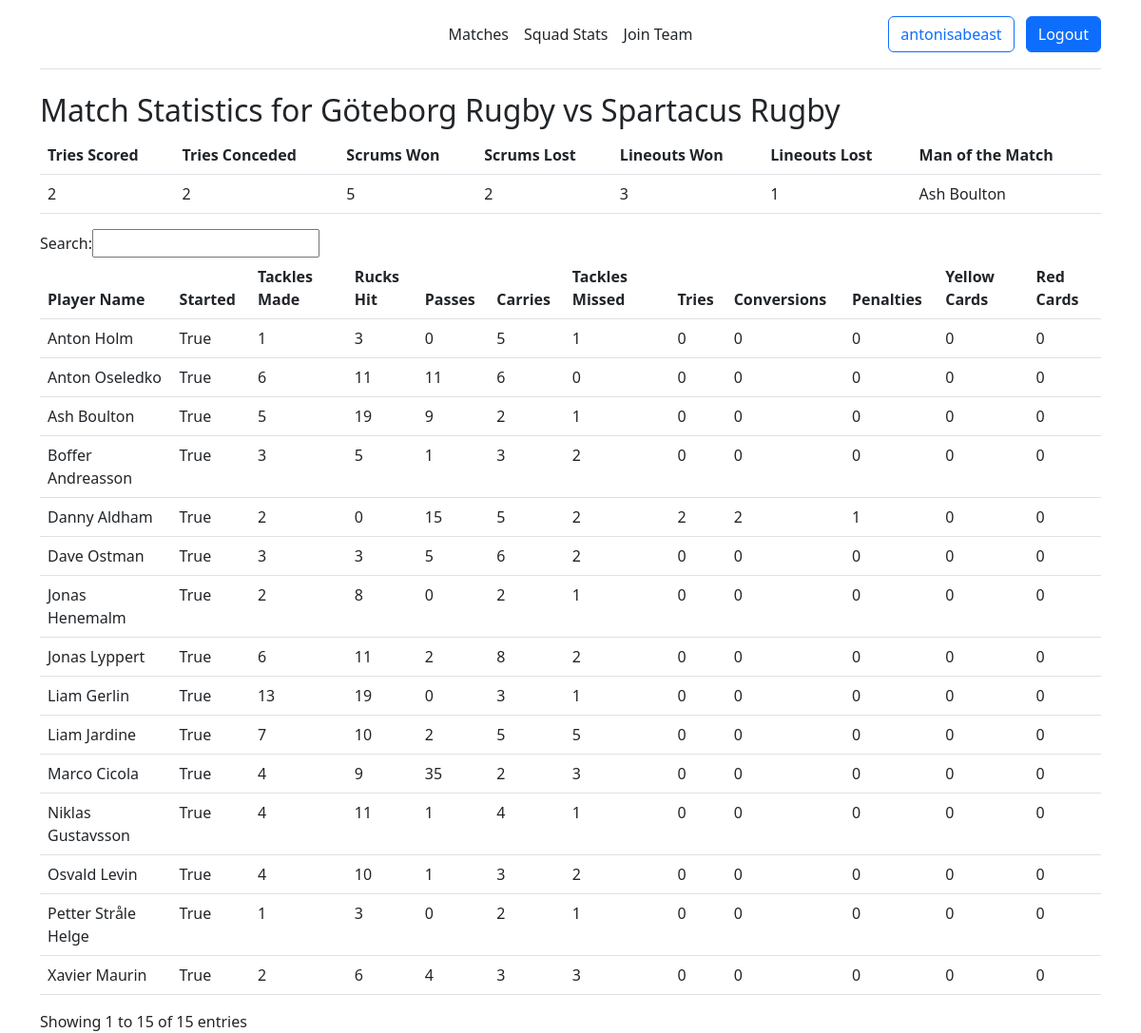
The app's page /match_stats/1/ (signed in), older data.
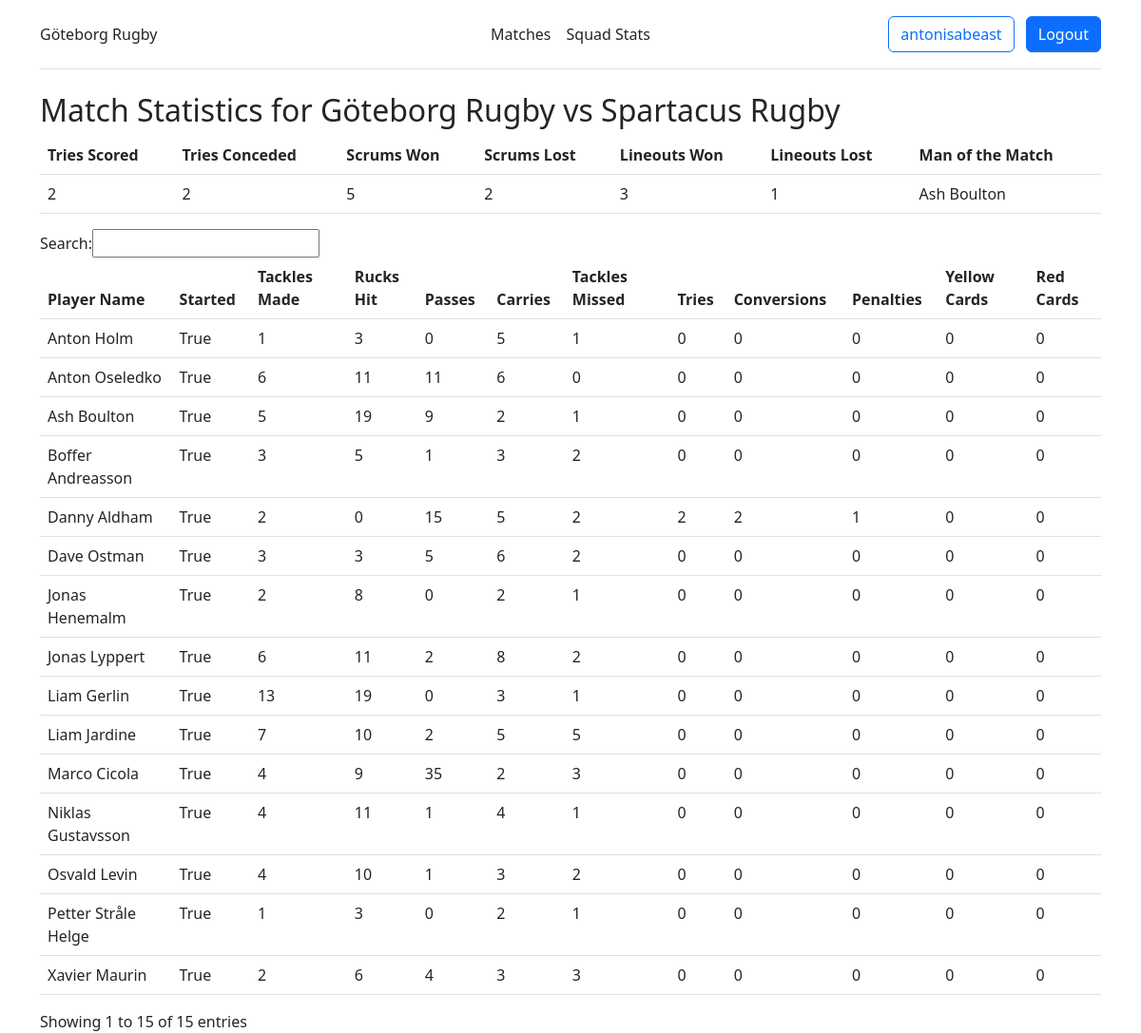
The same page, newer data.
### stats/models.py (models this page shows, shortened)
class MyUser(AbstractUser):
    player = models.OneToOneField(Player, on_delete=models.CASCADE, null=True, blank=True)
    coach = models.BooleanField(default=False)
    team = models.ForeignKey(Team, on_delete=models.CASCADE, null=True, blank=True)
    @property
    def is_coach(self):
        return self.coach

class Match(models.Model):
    home_team = models.ForeignKey(Team, on_delete=models.CASCADE, related_name='home_matches')
    away_team = models.ForeignKey(Team, on_delete=models.CASCADE, related_name='away_matches')
    date = models.DateField()
    home_score = models.IntegerField(default=0)
    away_score = models.IntegerField(default=0)
    RESULT_CHOICES = [
        ('Win', 'Win'),
        ('Loss', 'Loss'),
        ('Draw', 'Draw')
    ]
    result = models.CharField(max_length=4, choices=RESULT_CHOICES, default='Draw')

class Team(models.Model):
    name = models.CharField(max_length=30)
    invite_code = models.CharField(max_length=10, null=True, blank=True)
    def __str__(self):
        return self.name

class MatchStatistics(models.Model):
    match = models.ForeignKey(Match, on_delete=models.CASCADE, related_name='match_statistics')
    team = models.ForeignKey(Team, on_delete=models.CASCADE)
    tries_scored = models.IntegerField(default=0)
    tries_conceded = models.IntegerField(default=0)
    scrums_won = models.IntegerField(default=0)
    scrums_lost = models.IntegerField(default=0)
    lineouts_won = models.IntegerField(default=0)
    lineouts_lost = models.IntegerField(default=0)
    motm = models.ForeignKey(Player, on_delete=models.CASCADE)

class Player(models.Model):
    first_name = models.CharField(max_length=30)
    last_name = models.CharField(max_length=30)
    position = models.ManyToManyField(Position)
    team = models.ForeignKey(Team, on_delete=models.CASCADE, null=True, blank=True)
    def full_name(self):
        return self.first_name + " " + self.last_name

class PlayerStatistic(models.Model):
    match = models.ForeignKey(Match, on_delete=models.CASCADE)
    player = models.ForeignKey(Player, on_delete=models.CASCADE)
    started = models.BooleanField(default=False)
    tackles_made = models.IntegerField(default=0)
    rucks_hit = models.IntegerField(default=0)
    passes = models.IntegerField(default=0)
    carries = models.IntegerField(default=0)
    tackles_missed = models.IntegerField(default=0)
    tries = models.IntegerField(default=0)
    conversions = models.IntegerField(default=0)
    penalties = models.IntegerField(default=0)
    yellow_cards = models.IntegerField(default=0)
    red_cards = models.IntegerField(default=0)

### stats/views.py (the view)
# urls.py: path('match_stats/<int:match_id>/', views.player_statistics, name='player_statistics'),
def player_statistics(request, match_id):
    match = Match.objects.get(id=match_id)
    player_statistics = PlayerStatistic.objects.filter(match=match)
    match_statistics = MatchStatistics.objects.filter(match=match)
    return render(request, 'player_statistics.html', {'player_statistics': player_statistics, 'match': match, 'match_statistics': match_statistics})

### stats/templates/player_statistics.html (shortened to what this page needs)
{% extends 'base.html' %}
{% block content %}
<div class="container">
  <h2>Match Statistics for {{ match.home_team }} vs {{ match.away_team }}</h2>
  <table class="table">
    <thead>
      <tr>
        <th>Tries Scored</th>
        <th>Tries Conceded</th>
        <th>Scrums Won</th>
        <th>Scrums Lost</th>
        <th>Lineouts Won</th>
        <th>Lineouts Lost</th>
        <th>Man of the Match</th>
      </tr>
    </thead>
    <tbody>
      {% for match_stat in match_statistics %}
      <tr>
        <td>{{ match_stat.tries_scored }}</td>
        <td>{{ match_stat.tries_conceded }}</td>
        <td>{{ match_stat.scrums_won }}</td>
        <td>{{ match_stat.scrums_lost }}</td>
        <td>{{ match_stat.lineouts_won }}</td>
        <td>{{ match_stat.lineouts_lost }}</td>
        <td>{{ match_stat.motm.full_name }}</td>
      </tr>
      {% endfor %}
    </tbody>
  </table>
  <table class="table" id="player_statistics">
    <thead>
      <tr>
          <th>Player Name</th>
          <th>Started</th>
          <th>Tackles Made</th>
          <th>Rucks Hit</th>
          <th>Passes</th>
          <th>Carries</th>
          <th>Tackles Missed</th>
          <th>Tries</th>
          <th>Conversions</th>
          <th>Penalties</th>
          <th>Yellow Cards</th>
          <th>Red Cards</th>
      </tr>
    </thead>
    <tbody>
      {% for player_stat in player_statistics %}
          <tr>
              <td>{{ player_stat.player.full_name }}</td>
              <td>{{ player_stat.started }}</td>
              <td>{{ player_stat.tackles_made }}</td>
              <td>{{ player_stat.rucks_hit }}</td>
              <td>{{ player_stat.passes }}</td>
              <td>{{ player_stat.carries }}</td>
              <td>{{ player_stat.tackles_missed }}</td>
              <td>{{ player_stat.tries }}</td>
              <td>{{ player_stat.conversions }}</td>
              <td>{{ player_stat.penalties }}</td>
              <td>{{ player_stat.yellow_cards }}</td>
              <td>{{ player_stat.red_cards }}</td>
          </tr>
      {% endfor %}
    </tbody>
  </table>
{% endblock %}

### stats/templates/base.html (shortened to what this page needs)
<!doctype html>
<html lang="en">
  <head>
    <link href="https://cdn.jsdelivr.net/npm/bootstrap@5.3.0-alpha1/dist/css/bootstrap.min.css" rel="stylesheet">
    <link rel="stylesheet" type="text/css" href="https://cdn.datatables.net/v/bs5/dt-1.10.22/datatables.min.css"/>
    {% load static %}
    <link rel="stylesheet" type="text/css" href="{% static 'stats/styles.css' %}">
  </head>
  <body>
    <div class="container">
        <header class="d-flex flex-wrap align-items-center justify-content-center justify-content-md-between py-3 mb-4 border-bottom">
            <div class="d-flex align-items-center col-md-3 mb-2 mb-md-0 text-dark text-decoration-none">
                {% if user.is_authenticated %}
                    <a class="nav-link" href="{% url 'index' %}">{{ user.team.name }}</a>
                {% else %}
                    <a class="nav-link" href="{% url 'index' %}">Rugby Dashboard</a>
                {% endif %}
            </div>
          <ul class="nav col-12 col-md-auto mb-2 justify-content-center mb-md-0">
            {% if user.is_authenticated and user.team and user.is_coach %}
            <li><a href="{% url 'matches' %}" class="nav-link px-2 link-dark">Matches</a></li>
            <li><a href="{% url 'squad' %}" class="nav-link px-2 link-dark">Squad Stats</a></li>
            <li><a href="{% url 'add_players' %}" class="nav-link px-2 link-dark">Add Players</a></li>
            <li><a href="{% url 'add_match' %}" class="nav-link px-2 link-dark">Add Match</a></li>
            {% elif user.is_authenticated and user.team %}
            <li><a href="{% url 'matches' %}" class="nav-link px-2 link-dark">Matches</a></li>
            <li><a href="{% url 'squad' %}" class="nav-link px-2 link-dark">Squad Stats</a></li>
            {% elif user.is_authenticated %}
            <li><a href="{% url 'matches' %}" class="nav-link px-2 link-dark">Matches</a></li>
            <li><a href="{% url 'squad' %}" class="nav-link px-2 link-dark">Squad Stats</a></li>
            <li><a href="{% url 'join' %}" class="nav-link px-2 link-dark">Join Team</a></li>
            {% else %}
            <li><a href="{% url 'about' %}" class="nav-link px-2 link-dark">About</a></li>
            {% endif %}
          </ul>
          <div class="col-md-3 text-end">
            {% if user.is_authenticated %}
            <a class="btn btn-outline-primary me-2" href="{% url 'index' %}">{{ user.username }}</a>
            <a class="btn btn-primary" href="{% url 'logout' %}">Logout</a>
            {% else %}
            <a class="btn btn-outline-primary me-2" href="{% url 'login' %}">Log In</a>
            <a class="btn btn-primary" href="{% url 'register' %}">Sign Up</a>
            {% endif %}
          </div>
        </header>
    </div>
    {% block content %}{% endblock %}
  </body>
</html>

Row changes from the older to the newer data that the page shows:
changed MyUser "antonisabeast": team.name (not shown) → "Göteborg Rugby"; team_id empty → 1 (drawn)
Text that changed along with them:
text no longer shown: "Join Team"
